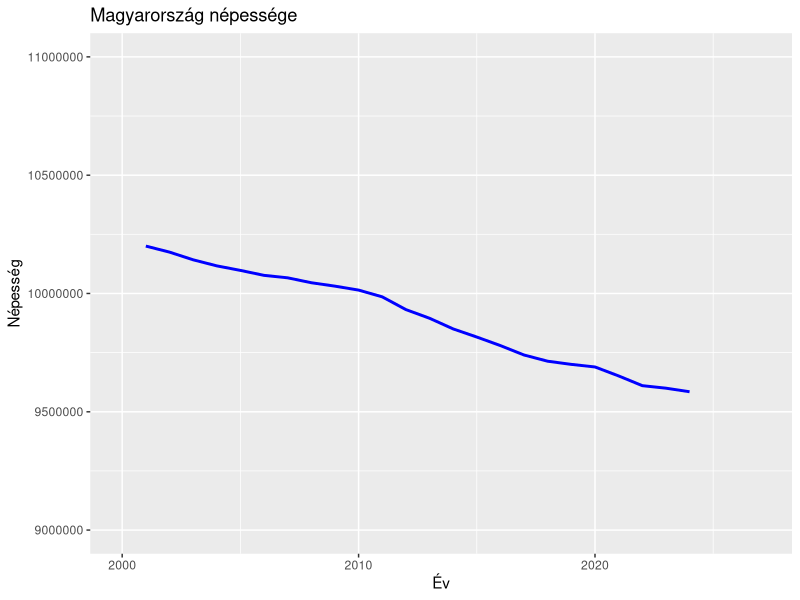
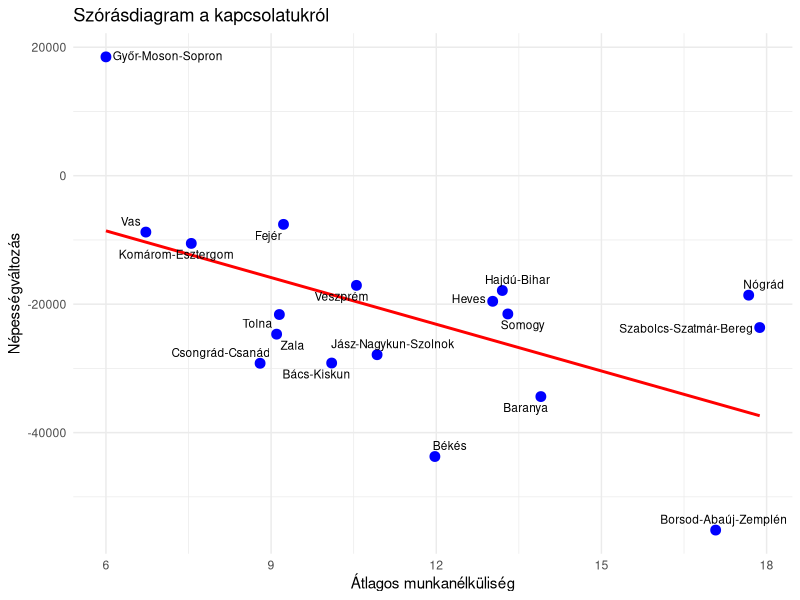

Generate these figures, in order, with R:
## ---- chunk 1
knitr::opts_chunk$set(echo = TRUE)
options(repos = c(CRAN = "https://cran.r-project.org")) 
library(readr)
library(dplyr)
## ---- chunk 2
library(dplyr)
adat1 <- read_delim('stadat-nep0034-22.1.2.1-hu_utf.csv', delim = ";", 
    escape_double = FALSE, trim_ws = TRUE, show_col_types = FALSE)
adat_munka <- read_delim('stadat-mun0171-20.2.2.5-hu_utf.csv', delim = ";", 
    escape_double = FALSE, trim_ws = TRUE, show_col_types = FALSE)
adat_oreg <- read_delim('stadat-nep0035-22.1.2.2-hu_utf.csv', delim = ";", 
    escape_double = FALSE, trim_ws = TRUE, show_col_types = FALSE)
orszag<- adat1 %>%
  filter(`Területi egység szintje` == "ország")
## ---- chunk 3
library(ggplot2)
library(dplyr)
library(tidyr)
orszag_plot <- orszag %>%
  pivot_longer(cols = `2001`:`2024`, names_to = "Year", values_to = "Population")

orszag_plot2 <- orszag_plot %>%
  mutate(Year = as.numeric(Year),
         Population = as.numeric(gsub(" ", "", Population)))
ggplot(orszag_plot2, aes(x = Year, y = Population)) +
  geom_line(color = "blue", size = 1) +
  labs(title = "Magyarország népessége",
       x = "Év",
       y = "Népesség") +
  scale_y_continuous(limits = c(9000000, 11000000)) +
  scale_x_continuous(limits = c(2000, 2027)) + 
  theme_gray() 
## ---- chunk 4
library(dplyr)
library(knitr)
varmegye<- adat1 %>%
  filter(`Területi egység szintje` == "vármegye")
regio<- adat1 %>%
  filter(`Területi egység szintje` == "régió")
nagyregio<- adat1 %>%
  filter(`Területi egység szintje` == "nagyrégió")
varmegye_kulonb <- varmegye %>%
  mutate(
    `2011` = as.numeric(gsub("[^0-9]", "", `2011`)), 
    `2022` = as.numeric(gsub("[^0-9]", "", `2022`)),  
    Difference = `2022` - `2011`
  ) %>%
  select(`Területi egység neve`, `Területi egység szintje`, `2011`, `2022`, Difference) %>%
  arrange(Difference) 

kable(regio)
kable(varmegye_kulonb)
## ---- chunk 5
varmegye_munka <- adat_munka %>%
  filter(grepl("vármegye", `Területi egység szintje`)) %>% 
  mutate(
    Avg_2011 = rowMeans(select(., starts_with("2011")), na.rm = TRUE) / 10  
  ) %>%
  select(`Területi egység neve`, `Területi egység szintje`, Avg_2011)

kable(varmegye_munka)
## ---- chunk 6
library(tidyverse)
library(ggplot2)
library(dplyr)
library(ggrepel)

kulonb <- varmegye_kulonb %>%
  select(`Területi egység neve`, Difference) %>%
  mutate(Source = "Population Change")

munkat <- varmegye_munka %>%
  select(`Területi egység neve`, Avg_2011) %>%
  rename(Difference = Avg_2011) %>%
  mutate(Source = "Avg Employment")
osszes1 <- bind_rows(kulonb, munkat)

kulonb2 <- osszes1 %>% filter(Source == "Population Change")
munka2 <- osszes1 %>% filter(Source == "Avg Employment")

egybe <- merge(kulonb2, munka2, by = "Területi egység neve")

ggplot(egybe, aes(x = Difference.y, y = Difference.x, label = `Területi egység neve`)) +
  geom_point(color = "blue", size = 3) +
  geom_smooth(method = "lm", se = FALSE, color = "red") +
  geom_text_repel(size = 3) + 
  labs(
    title = "Szórásdiagram a kapcsolatukról",
    x = "Átlagos munkanélküliség",
    y = "Népességváltozás"
  ) +
  theme_minimal()
## ---- chunk 7
library(tidyverse)
library(ggplot2)
library(dplyr)
library(ggrepel)

kulonb2 <- osszes1 %>% filter(Source == "Population Change")
munka2 <- osszes1 %>% filter(Source == "Avg Employment")

merged_data <- merge(kulonb2, munka2, by = "Területi egység neve")
colnames(merged_data) <- c("Területi_egysegek", "Population_Change", "Source1", "Avg_Employment", "Source2")
correlation <- cor(merged_data$Avg_Employment, merged_data$Population_Change, use = "complete.obs")
print(paste("Korrelációs érték: ", round(correlation, 2)))
## ---- chunk 8
regression_model <- lm(Population_Change ~ Avg_Employment, data = merged_data)
summary(regression_model)
